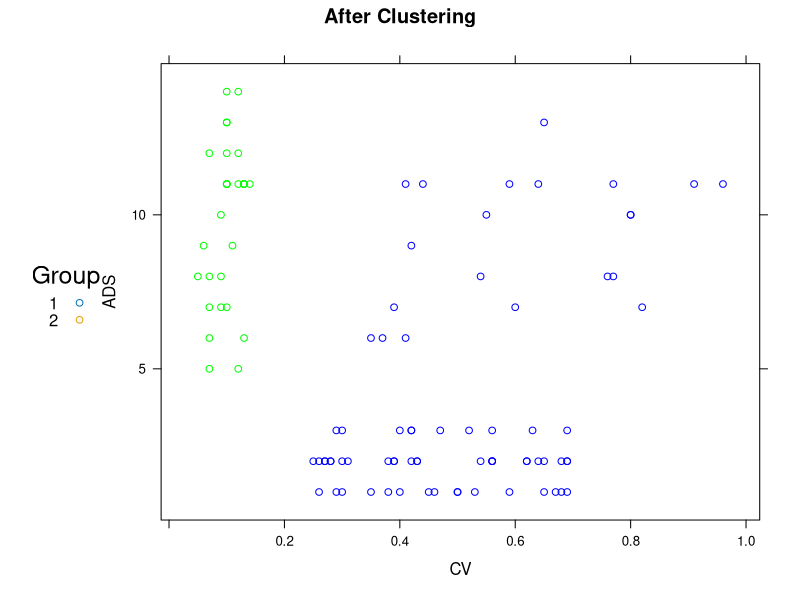
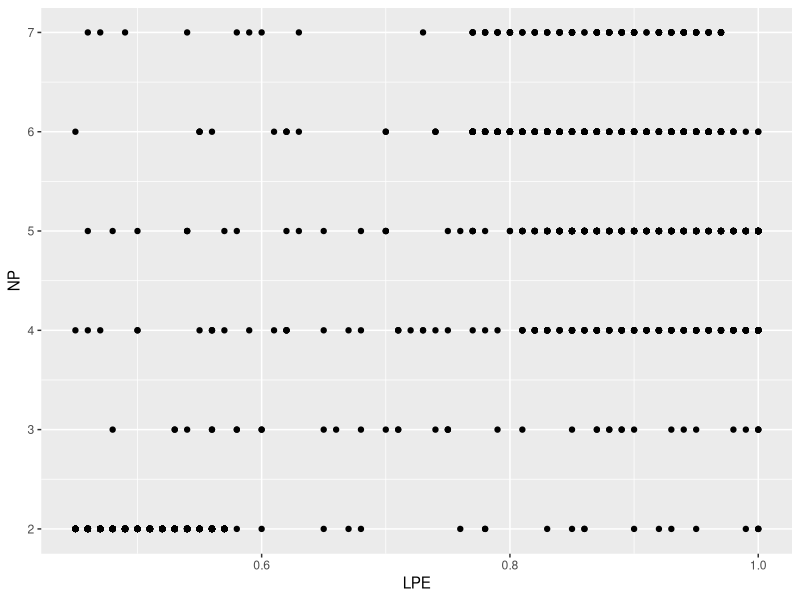

Reproduce these figures in R, in order.
## ---- chunk 1
knitr::opts_chunk$set(echo = TRUE)
## ---- chunk 2

require(data.table)
require(tidyr)
require(ggplot2)


dt1 <-  fread('DATA_2.01_SKU.csv',
                header = TRUE, 
                nrows=-1, 
                stringsAsFactors = FALSE, 
                na.strings='')
str(dt1)
## ---- chunk 3
summary(dt1$CV)
## ---- chunk 4
data = dt1

# Let's find groups using hierarchical clustering and check if we obtain similar results
testdata=data  # To keep our dataset safe, let's create a copy of it called "testdata"
testdata = scale(testdata) # To keep our dataset safe, let's create a copy of it called "testdata"

d = dist(testdata, method = "euclidean") # the dist() function computes the distances of all the observations in our dataset
hcward = hclust(d, method="ward.D") # hclust() function performs hiearchical clustering, we pass it the distances, and we set the method argument to "ward.D"

data$groups<-cutree(hcward,k=2) # assign our points to our k=3 clusters 

# The lattice library provides a complete set of functions for producing advanced plots.
#install.packages("lattice") #install the lattice package by using the install.packages() function
require(lattice) # load the lattice package by using the library() function and passing it the name of the package you wish to load
xyplot(ADS~ CV,main = "After Clustering", type="p",group=groups,data=data, # define the groups to be differentiated 
       auto.key=list(title="Group", space = "left", cex=1.0, just = 0.95), # to produce the legend we use the auto.key= list() 
       par.settings = list(superpose.line=list(pch = 0:18, cex=1)), # the par.settings argument allows us to pass a list of display settings
       col=c('blue','green','red')) # finally we choose the colour of our plotted points per group
print('Answer: The segments "Crickets" and "Wild Bulls" are merged')
## ---- chunk 5
dt2 <-  fread('DATA_2.02_HR.csv',
                header = TRUE, 
                nrows=-1, 
                stringsAsFactors = FALSE, 
                na.strings='')
ggplot(data=dt2,aes(x=LPE,y=NP)) + geom_point()

## ---- chunk 6
data = dt2
# As discussed in the videos, let's remove the Newborn variable, which is not really relevant and by being a dummy drives the clustering too much...
testdata=data[,.(S,LPE,NP)] # we create a new dataset, called "testdata" includes all the rows and the 5 first columns of our original dataset 

# We then rerun the code used above
testdata = scale(testdata) # We normalize again our original variables
d = dist(testdata, method = "euclidean") # We compute the distances between observations
hcward = hclust(d, method="ward.D") # Hiearchical Clustering using Ward criterion

data$groups = cutree(hcward,k=2) # Create segments for k=4
# Note that we re-use the original dataset "data" (where the variable Newborn is still present) and not "testdata" (where the variable Newborn has been removed)
# Hence we'll be able to produce summary statistics also for the Newborn variable regardless it wasn't included when doing the second version of the clustering

aggregate(S~groups, data=data, FUN=median) # Aggregate the values again

## ---- chunk 7
dt3 <-  fread('DATA_2.03_Telco.csv',
                header = TRUE, 
                nrows=-1, 
                stringsAsFactors = FALSE, 
                na.strings='')
data = dt3

# Now let's normalize our variables
testdata=data # To keep our dataset safe, let's create a copy of it called "testdata"
testdata = scale(testdata) # the scale function automatically performs data normalization on all your variables

d = dist(testdata, method = "euclidean") # the dist() function computes the distances of all the observations in our dataset
hcward = hclust(d, method="ward.D") # hclust() function performs hiearchical clustering, we pass it the distances, and we set the method argument to "ward.D"

# Let's try again with 5 segments
data$groups= cutree(hcward,k=5) #Create segments for k=5
aggdata= aggregate(.~ groups, data=data, FUN=mean) # Aggregation by group and computation of the mean values
proptemp=aggregate(Calls~ groups, data=data, FUN=length) # Computation of the number of observations by group
aggdata$proportion=(proptemp$Calls)/sum(proptemp$Calls) # Computation of the proportion by group
aggdata=aggdata[order(aggdata$proportion,decreasing=T),] # Ordering from the largest group to the smallest

aggdata$Label <- c('Heavy User','YA','Silver','Pro','Light User')

aggdata[,c(8,2:7)]

summary(dt3[,.(Intern)])

